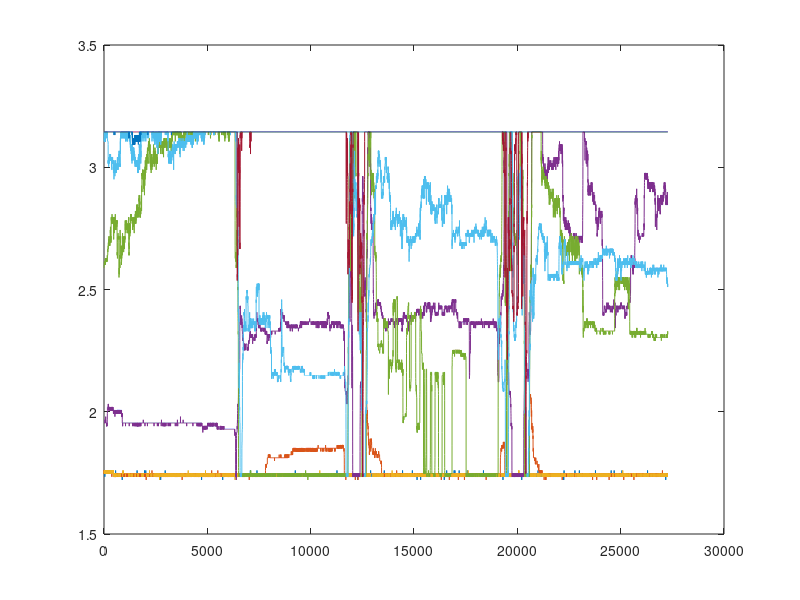

The MATLAB script that drew this image: (Note: this script raises an error after producing the figure.)
% Malthe extra data
extraData = load('MaltheNewDataOutward3.mat')
extraDatafsr = extraData.raw_data.open;
extraDatafsr = extraDatafsr.fsr_data;
plot(extraDatafsr)
%%
extraInterval = {[1,1001],[1001,2001],[8000,9000],[9001,10001],[13000,14000],[14001,15001],[21000,22000],[24001,25001]}
cutExtraData = extract_and_plot_intervals(extraDatafsr,extraInterval);
for i = 1:8
    filename = sprintf('dataMaltheExtraDataOutward3%01d.xls',i);
    xlswrite(filename, cutExtraData(:,:,i))
end
%% Malthe new data no load
newMaltheNoLoad = load('MaltheNoLoadNew.mat')
newMaltheNoLoadfsr = newMaltheNoLoad.raw_data.open;
newMaltheNoLoadfsr = newMaltheNoLoadfsr.fsr_data;

plot(newMaltheNoLoadfsr)
%% Malthe new data flexed no load
newIntervalsNoLoad = {[1,5000]}
cutNewMaltheNoLoadfsr = extract_and_plot_intervals(newMaltheNoLoadfsr,newIntervalsNoLoad);

filename = sprintf('dataNewMaltheNoLoadfsrFlexed.xls');
xlswrite(filename, cutNewMaltheNoLoadfsr(:,:,1))

%% Malthe new data Rest no load
newIntervalsNoLoadRest = {[7001,12000]}
cutNewMaltheNoLoadfsrRest = extract_and_plot_intervals(newMaltheNoLoadfsr,newIntervalsNoLoadRest);

filename = sprintf('dataNewMaltheNoLoadfsrRest.xls');
xlswrite(filename, cutNewMaltheNoLoadfsrRest(:,:,1))
%% Malthe new data load 1
newMaltheLoad = load('MaltheLoadNew.mat')
newMaltheLoadfsr = newMaltheLoad.raw_data.open;
newMaltheLoadfsr = newMaltheLoadfsr.fsr_data;

plot(newMaltheLoadfsr)
%% Malthe new data load 1 flexed
newIntervalsLoad = {[1,5000]}
cutNewMaltheLoadfsr = extract_and_plot_intervals(newMaltheLoadfsr,newIntervalsLoad);

filename = sprintf('dataNewMaltheLoadfsrFlexed.xls');
xlswrite(filename, cutNewMaltheLoadfsr(:,:,1))
%% Malthe new data load 1 rest
newIntervalsLoadRest = {[7001,12000]}
cutNewMaltheLoadfsrRest = extract_and_plot_intervals(newMaltheLoadfsr,newIntervalsLoadRest);

filename = sprintf('dataNewMaltheLoadfsrRest.xls');
xlswrite(filename, cutNewMaltheLoadfsrRest(:,:,1))
%% Malthe new data load 2
newMaltheLoad2 = load('MaltheLoad2New.mat')
newMaltheLoad2fsr = newMaltheLoad2.raw_data.open;
newMaltheLoad2fsr = newMaltheLoad2fsr.fsr_data;

plot(newMaltheLoad2fsr)
%% Malthe new data load 2 flexed
newIntervalsLoad2 = {[1,5000]}
cutNewMaltheLoad2fsr = extract_and_plot_intervals(newMaltheLoad2fsr,newIntervalsLoad2);

filename = sprintf('dataNewMaltheLoad2fsrFlexed.xls');
xlswrite(filename, cutNewMaltheLoad2fsr(:,:,1))
%% Malthe new data load 2 rest
newIntervalsLoad2Rest = {[9000,13000]}
cutNewMaltheLoad2fsrRest = extract_and_plot_intervals(newMaltheLoad2fsr,newIntervalsLoad2Rest);

filename = sprintf('dataNewMaltheLoad2fsrRest.xls');
xlswrite(filename, cutNewMaltheLoad2fsrRest(:,:,1))
%%
% Malthe Large Load
MaltheLargeLoad = load('MaltheLargePayload.mat');
MaltheLargeLoadfsr = MaltheLargeLoad.raw_data.open;
MaltheLargeLoadfsr = MaltheLargeLoadfsr.fsr_data;

plot(MaltheLargeLoadfsr)
%% Malthe Large load Extract xls files flexed
Intervalslarge1 = {[4200,6400],[9700,12400],[16000,18750],[21650,24100],[28200,31000],[34530,37000],[40481,42641],[46483,49384],[52714,55300],[58900,60900]}
cutMaltheLargeLoadfsr = extract_and_plot_intervals(MaltheLargeLoadfsr,Intervalslarge1);
for i = 1:10
    filename = sprintf('dataMaltheLargeLoadfsrFlexed%04d.xls',i);
    xlswrite(filename, cutMaltheLargeLoadfsr(:,:,i))
end
%% Malthe Large load Extract xls files rest
Intervalslarge2 = {[6500,9500],[12600,15600],[19000,21500],[26000,28000],[31500,34000],[37500,40000],[43500,46000],[50000,52500],[55500,58000]}
cutMaltheLargeLoadfsr = extract_and_plot_intervals(MaltheLargeLoadfsr,Intervalslarge2);
for i = 1:9
    filename = sprintf('dataMaltheLargeLoadfsrRest%04d.xls',i);
    xlswrite(filename, cutMaltheLargeLoadfsr(:,:,i))
end
%% Malthe no load
MaltheNoLoad = load('dataMaltheNoLoad.mat');

MaltheNoLoadfsr = MaltheNoLoad.raw_data.open;

MaltheNoLoadfsr = MaltheNoLoadfsr.fsr_data;

plot(MaltheNoLoadfsr)
%% Malthe no load Extract xls files flexed
Intervals = {[565,3117],[6346,9361],[12549,15348],[18617,21511],[24743,27567],[30742,33730],[36939,39912],[42995,45861],[49136,52030],[55343,58307]};
cutMaltheNoLoadfsr = extract_and_plot_intervals(MaltheNoLoadfsr, Intervals);
for i = 1:10
    filename = sprintf('dataMaltheNoLoadFlexed%04d.xls',i);
    xlswrite(filename, cutMaltheNoLoadfsr(:,:,i))
end

%% Malthe no load Extract xls files rest
Intervals1 = {[3157,6306],[9401,12509],[15408,18577],[21561,24703],[27607,30702],[33770,36899],[39952,42955],[45901,49096],[52070,55303],[58347,61100]};
cutMaltheNoLoadfsr = extract_and_plot_intervals(MaltheNoLoadfsr, Intervals1);
for i = 1:10
    filename = sprintf('dataMaltheNoLoadRest%04d.xls',i);
    xlswrite(filename, cutMaltheNoLoadfsr(:,:,i))
end

%% Louis No Load
LouisNoLoad = load('dataLouisNoLoad.mat');

LouisNoLoadfsr = LouisNoLoad.raw_data.open;

LouisNoLoadfsr = LouisNoLoadfsr.fsr_data;

plot(LouisNoLoadfsr)
%% Louis no load Extract xls files edges
Intervals12 = {[500,1000],[3000,3700],[6200,6800], [9000,9600],[12100,12700],[15300,15900],[18000,18600], [21400,22000],[24450,25050],[27700,28300]};
cutLouisNoLoadedgesfsr = extract_and_plot_intervals(LouisNoLoadfsr, Intervals11);
for i = 1:10
    filename = sprintf('dataLouisNoLoadedges%04d.xls',i);
    xlswrite(filename, cutLouisNoLoadedgesfsr(:,:,i))
end
%% Malthe Load
MaltheLoad = load('dataMaltheLoad.mat');

MaltheLoadfsr = MaltheLoad.raw_data.open;

MaltheLoadfsr = MaltheLoadfsr.fsr_data;

plot(MaltheLoadfsr)
%% Malthe load Extract xls files flexed
Intervals2 = {[1,2850],[6130,9140],[12473,15245], [18534, 21382],[24801,28002],[30921,33672],[37223,39869], [43432,46101],[49202,52077],[55301,58061]};
cutMaltheLoadfsr = extract_and_plot_intervals(MaltheLoadfsr, Intervals2);
for i = 1:10
    filename = sprintf('dataMaltheLoadFlexed%04d.xls',i);
    xlswrite(filename, cutMaltheLoadfsr(:,:,i))
end
%% Malthe load Extract xls files rest
Intervals3 = {[2900,6090],[9180,12400],[15300,18400], [21400,24400 ],[28202,30800],[33800,37000],[40000,43000], [46200,49000],[52200,55200],[58200,60900]};
cutMaltheLoadfsr = extract_and_plot_intervals(MaltheLoadfsr, Intervals3);
for i = 1:10
    filename = sprintf('dataMaltheLoadRest%04d.xls',i);
    xlswrite(filename, cutMaltheLoadfsr(:,:,i))
end
%% Louis Load
LouisLoad = load('dataLouisLoad.mat');

LouisLoadfsr = LouisLoad.raw_data.open;

LouisLoadfsr = LouisLoadfsr.fsr_data;

plot(LouisLoadfsr)
%% Louis load Extract xls files flexed
Intervals4 = {[566,3200],[6440,9427],[12711,15539], [18535,21617],[24841,27744],[30895,34012],[37059,40021], [43280,46199],[49221,52384],[55506,58756]};
cutLouisLoadfsr = extract_and_plot_intervals(LouisLoadfsr, Intervals4);
for i = 1:10
    filename = sprintf('dataLouisLoadFlexed%04d.xls',i);
    xlswrite(filename, cutLouisLoadfsr(:,:,i))
end
%% Louis load Extract xls files Rest
Intervals4 = {[3250,6300],[9500,12600],[15600,18400], [21700,24800],[27800,30800],[34100,37000],[40100,43200], [46300,49200],[52400,55400],[58800,61100]};
cutLouisLoadfsr = extract_and_plot_intervals(LouisLoadfsr, Intervals4);
for i = 1:10
    filename = sprintf('dataLouisLoadRest%04d.xls',i);
    xlswrite(filename, cutLouisLoadfsr(:,:,i))
end
%% Louis load Extract xls files edges
Intervals11 = {[1,566],[3200,3700],[6200,6800], [9300,9900],[12500,13000],[15400,15900],[18400,19000], [21500,22000],[24500,25000],[27700,28200]};
cutLouisLoadedgesfsr = extract_and_plot_intervals(LouisLoadfsr, Intervals11);
for i = 1:10
    filename = sprintf('dataLouisLoadedges%04d.xls',i);
    xlswrite(filename, cutLouisLoadedgesfsr(:,:,i))
end
%% Emil Load
EmilLoad = load('EmilLoad.mat');
EmilLoadfsr = EmilLoad.raw_data.open;
EmilLoadfsr = EmilLoadfsr.fsr_data;

plot(EmilLoadfsr)
%% Emil Load Extract xls files Flexed
Intervals5 ={[1259,5040],[9941,14046],[19151,23213],[28494,32594],[37722,41516],[46758,50857],[56115,59812],[65188,68902],[74422,78293],[83649,87481]};
cutEmilLoadfsr = extract_and_plot_intervals(EmilLoadfsr, Intervals5);
for i = 1:10
    filename = sprintf('dataEmilLoadFlexed%04d.xls',i);
    xlswrite(filename, cutEmilLoadfsr(:,:,i));
end
%% Emil Load Extract xls files Rest
Intervals6 ={[5100,9700],[14300,19000],[23400,28400],[32700,37600],[41600,46600],[51000,56000],[60000,65000],[69000,74300],[78500,83500],[87600,91760]};
cutEmilLoadfsr = extract_and_plot_intervals(EmilLoadfsr, Intervals6);
for i = 1:10
    filename = sprintf('dataEmilLoadRest%04d.xls',i);
    xlswrite(filename, cutEmilLoadfsr(:,:,i));
end
%% Emil No Load
EmilNoLoad = load('EmilNoLoad.mat');
EmilNoLoadfsr = EmilNoLoad.raw_data.open;
EmilNoLoadfsr = EmilNoLoadfsr.fsr_data;

plot(EmilNoLoadfsr)
%% Emil No Load Extract xls files Flexed
Intervals7 = {[462,4503],[9624,13781],[18685,22799],[27773,31989],[37114,41196],[46035,50337],[55341,59577],[64668,68856],[73908,78159],[82998,87264]};
cutEmilNoLoadfsr = extract_and_plot_intervals(EmilNoLoadfsr, Intervals7);
for i = 1:10
    filename = sprintf('dataEmilNoLoadFlexed%04d.xls',i);
    xlswrite(filename, cutEmilNoLoadfsr(:,:,i));
end
%% Emil No Load Extract xls files Rest
Intervals8 = {[4600,9600],[13900,18500],[22900,27500],[32000,37000],[41300,46000],[50300,55300],[59500,64500],[68900,73500],[78200,82500],[87400,91740]};
cutEmilNoLoadfsr = extract_and_plot_intervals(EmilNoLoadfsr, Intervals8);
for i = 1:10
    filename = sprintf('dataEmilNoLoadRest%04d.xls',i);
    xlswrite(filename, cutEmilNoLoadfsr(:,:,i));
end
%% Malthe Load rising edges
Intervals9 = {[2500,3000],[5600,6200],[8700,9500], [11500,12700],[15000,16000],[18000,18500],[21000,22000], [24000,25000],[27500,28500],[30000,31100]};
cutMaltheLoadedgesfsr = extract_and_plot_intervals(MaltheLoadfsr, Intervals9);
for i = 1:10
    filename = sprintf('dataMaltheLoadEdges%04d.xls',i);
    xlswrite(filename, cutMaltheLoadedgesfsr(:,:,i));
end
%% Malthe No Load rising edges
Intervals10 = {[2800,3500],[5900,6500],[9300,9800], [12000,12700],[15100,15600],[18000,18800],[21200,21800], [24300,24800],[27500,28200],[30000,30800]};
cutMaltheNoLoadedgesfsr = extract_and_plot_intervals(MaltheNoLoadfsr, Intervals10);
for i = 1:10
    filename = sprintf('dataMaltheNoLoadEdges%04d.xls',i);
    xlswrite(filename, cutMaltheNoLoadedgesfsr(:,:,i));
end

%% Extraction Function
function [extracted_intervals_array] = extract_and_plot_intervals(signals_array, intervals)
    % Define the desired sample size for each interval
    sample_size = 500;

    % Initialize a cell array to store the extracted intervals
    extracted_intervals = cell(length(intervals), 1);

    % Loop through each specified interval and extract it from the array
    for i = 1:length(intervals)
        start_idx = intervals{i}(1);
        end_idx = intervals{i}(2);

        interval_data = signals_array(start_idx:end_idx, :);

        % If the interval size is greater than the desired sample size,
        % downsample it to the desired size
        if size(interval_data, 1) > sample_size
            downsampled_idx = round(linspace(1, size(interval_data, 1), sample_size));
            interval_data = interval_data(downsampled_idx, :);
        end

        extracted_intervals{i} = interval_data;
    end

    % Convert the cell array of extracted intervals into a 3D array
    extracted_intervals_array = cat(3, extracted_intervals{:});

    % Plot the extracted intervals
    num_intervals = size(extracted_intervals_array, 3);
    num_plots = ceil(num_intervals / 5); % Each figure will contain up to 5 intervals
    for fig = 1:num_plots
        figure;
        for i = (5*(fig-1) + 1):min(5*fig, num_intervals)
            subplot(min(5, num_intervals - 5*(fig-1)), 1, i - 5*(fig-1));
            plot(extracted_intervals_array(:, :, i));
            title(['Interval ', num2str(i)]);
            xlabel('Sample');
            ylabel('Signal Value');
        end
    end
end
